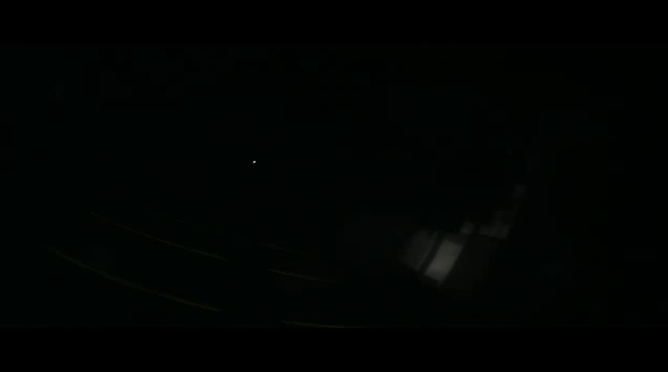
#> input picture 关于颜色识别的一些脚本/03-HSV颜色阈值动态调节工具/test2.jpg, 1335 x 744 px, given in place of the camera (shown at 1/2 size)
$ python main.py   (older library calls are emulated)
#> lines starting #> are read from the running program, lines starting #| are printed output that depends on the picture; after the words box and inside, x2 and y2 are one past the last pixel; in counts of white or black regions, pixels touching at a corner belong together
import cv2
import numpy as np

def aoiGravityCenter(thresh):
	M=cv2.moments(thresh)
	# print(M)
	# return (1,1)
	if M['m00']==0:
		return False
	cx=int(M['m10']/M['m00'])
	cy=int(M['m01']/M['m00'])
	return (cx,cy)

def biggerSort(cnt1,cnt2):
	if cv2.contourArea(cnt1)>cv2.contourArea(cnt2):
		return True
	return False

# VideoCapture cap("http://192.168.1.1:8080/?action=stream");
# capture the video from web cam
cap = cv2.VideoCapture(0)
# set the Resolution
cap.set(3,640)
cap.set(4,480)

if not cap.isOpened():
	print("Cannot open the web cam")

iLowH = 23;
iHighH = 51;

iLowS = 80;
iHighS = 255;

iLowV = 30;
iHighV = 255;

# [4 lines of commented-out code are left out]

while (True):
	imgOriginal = np.zeros((320,240,3),np.uint8)
	ret , imgOriginal = cap.read()
#> imgOriginal is the input picture: shape (744, 1335, 3); mean B, G, R 2.5, 3.3, 1

	imgHSV = cv2.cvtColor(imgOriginal,cv2.COLOR_BGR2HSV)
#> imgHSV: shape (744, 1335, 3); mean H, S, V 60, 155.7, 3.3
	(r,g,b) = cv2.split(imgHSV)
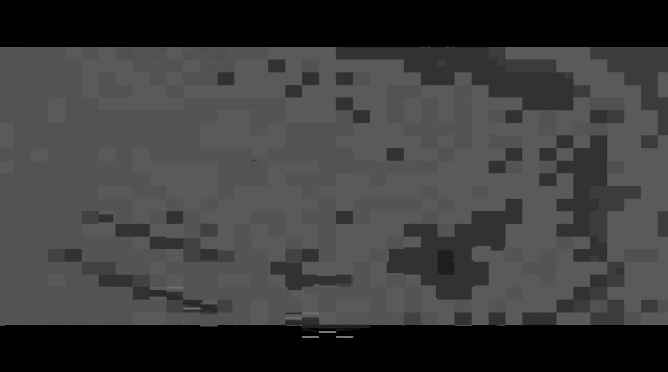
#> r: shape (744, 1335) (shown at 1/2 size); min 0, max 150, mean 60
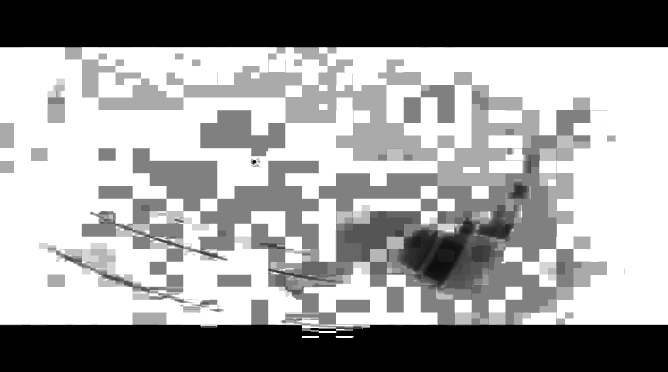
#> g: shape (744, 1335) (shown at 1/2 size); min 0, max 255, mean 155.7
	b = cv2.equalizeHist(b)
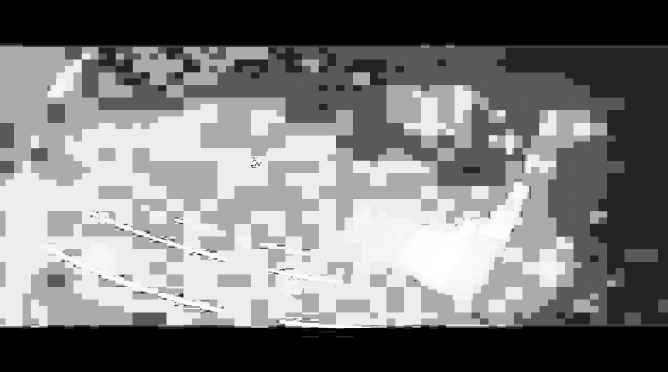
#> b: shape (744, 1335) (shown at 1/2 size); min 0, max 255, mean 121
	imgHSV = cv2.merge((r,g,b))
#> imgHSV: shape (744, 1335, 3); mean H, S, V 60, 155.7, 121

	imgThresholded = cv2.inRange(imgHSV, np.array([iLowH, iLowS, iLowV]), np.array([iHighH, iHighS, iHighV]))
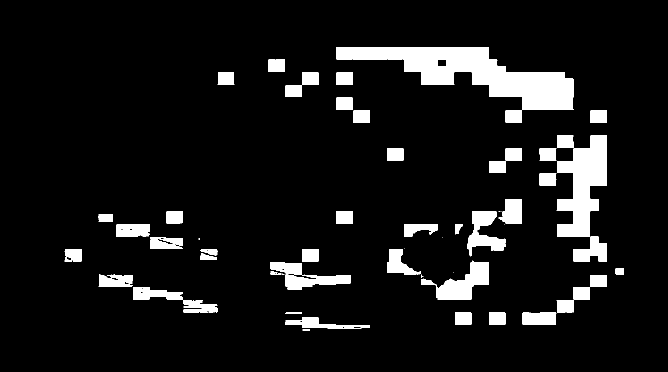
#> imgThresholded: shape (744, 1335) (shown at 1/2 size); 8.8% white; 61 white regions (13 under 20 px), largest, box (x1, y1, x2, y2) and area: (672, 94, 1147, 220) 25550, (1113, 271, 1214, 473) 12037, (842, 521, 977, 599) 4536

	element = cv2.getStructuringElement(cv2.MORPH_RECT,(5,5))

	imgThresholded = cv2.morphologyEx(imgThresholded,cv2.MORPH_OPEN,element)
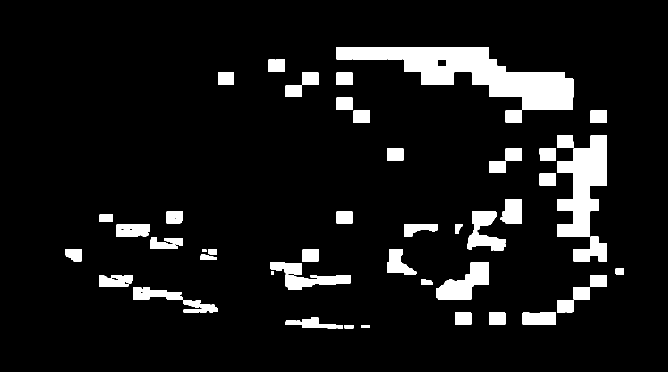
#> imgThresholded: shape (744, 1335) (shown at 1/2 size); 8.7% white; 53 white regions, largest, box (x1, y1, x2, y2) and area: (672, 94, 1147, 220) 25545, (1114, 271, 1214, 473) 12036, (872, 524, 977, 599) 4260
	imgThresholded = cv2.morphologyEx(imgThresholded,cv2.MORPH_CLOSE,element)
#> imgThresholded: shape (744, 1335); 8.7% white; 46 white regions, largest, box (x1, y1, x2, y2) and area: (672, 94, 1147, 220) 25548, (1114, 271, 1214, 473) 12036, (872, 524, 977, 599) 4264

	gravity = aoiGravityCenter(imgThresholded)
#> in aoiGravityCenter, `M=cv2.moments(thresh)`: M = moments, m00 22102125, centre m10/m00, m01/m00 = (878.1, 356.7)
#> in aoiGravityCenter, `cx=int(M['m10']/M['m00'])`: cx = 878
#> in aoiGravityCenter, `cy=int(M['m01']/M['m00'])`: cy = 356
#> gravity = (878, 356)
	if gravity:
		rows,cols = imgThresholded.shape
#> rows = 744; cols = 1335
		rows = rows/2
#> rows = 372
		cols = cols/2
#> cols = 667.5
		cv2.line(imgOriginal,gravity,(cols,rows),np.array([0,0,255]),5)
		cv2.circle(imgOriginal,gravity,40,np.array([0,0,255]),2)
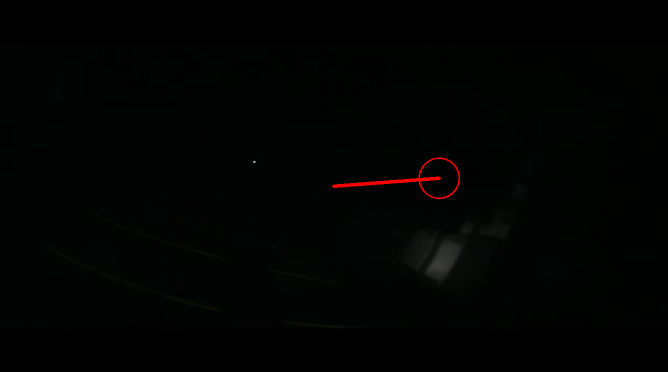
#> imgOriginal: shape (744, 1335, 3) (shown at 1/2 size); mean B, G, R 2.5, 3.3, 1.6

	cv2.imshow('imgOriginal',imgOriginal)
	if cv2.waitKey(100) & 0xFF == ord('q'):
#> (key q is pressed here)
		break
cap.release()
cv2.destroyAllWindows()
